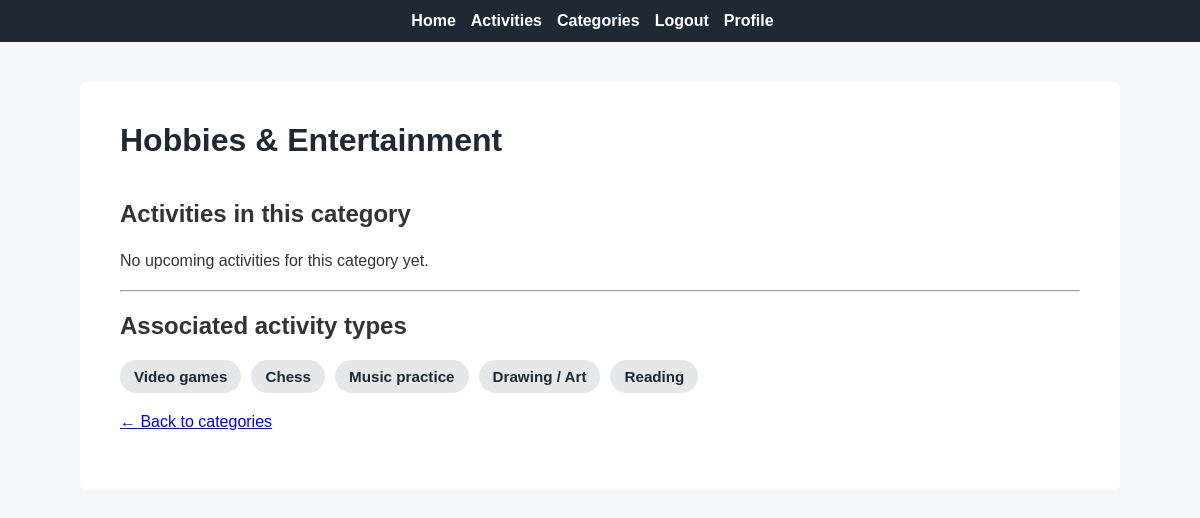
Before: /categories/5 (signed in) with the older database file.
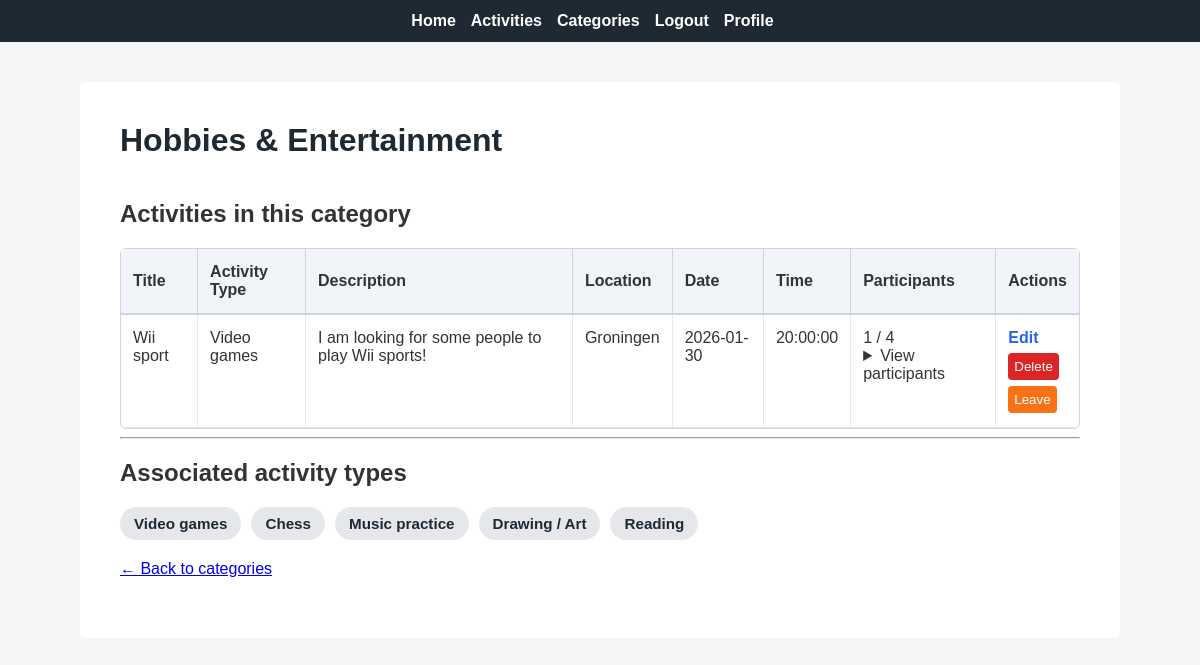
After: the same page with the newer database file.
### app/models.py (models this page shows, shortened)
class ActivityType(db.Model):
    __tablename__ = 'activity_types'
    id = db.Column(db.Integer, primary_key=True)
    name = db.Column(db.String(100), nullable=False)
    category_id = db.Column(db.Integer, db.ForeignKey('categories.id'), nullable=False)
    created_at = db.Column(db.DateTime, default=datetime.now(timezone.utc))
    __table_args__ = (
        db.UniqueConstraint('name', 'category_id', name='unique_type_per_category'),
    )

class PaginatedAPIMixin(object):
    @staticmethod
    def to_collection_dict(query, page, per_page, endpoint, **kwargs):
        resources = db.paginate(query, page=page, per_page=per_page,
                                error_out=False)
        data = {
            'items': [item.to_dict() for item in resources.items],
            '_meta': {
                'page': page,
                'per_page': per_page,
                'total_pages': resources.pages,
                'total_items': resources.total
            },
            '_links': {
                'self': url_for(endpoint, page=page, per_page=per_page,
                                **kwargs),
                'next': url_for(endpoint, page=page + 1, per_page=per_page,
                                **kwargs) if resources.has_next else None,
                'prev': url_for(endpoint, page=page - 1, per_page=per_page,
                                **kwargs) if resources.has_prev else None
            }
        }
        return data

class Activity(PaginatedAPIMixin, db.Model):
    __tablename__ = 'activities'
    id = db.Column(db.Integer, primary_key=True)
    title = db.Column(db.String(200), nullable=False)
    description = db.Column(db.Text)
    location = db.Column(db.String(255), nullable=False)
    activity_date = db.Column(db.Date, nullable=False)
    activity_time = db.Column(db.Time, nullable=False)
    max_participants = db.Column(db.Integer, default=10)
    creator_id = db.Column(db.Integer, db.ForeignKey('users.id'), nullable=False)
    category_id = db.Column(db.Integer, db.ForeignKey('categories.id'), nullable=False)
    activity_type_id = db.Column(db.Integer, db.ForeignKey('activity_types.id'), nullable=False)
    created_at = db.Column(db.DateTime, default=datetime.now(timezone.utc))
    updated_at = db.Column(db.DateTime, default=datetime.now(timezone.utc), onupdate=datetime.now(timezone.utc))
    creator = db.relationship('Users', backref='activities_created')
    category = db.relationship('Category', backref='activities')
    activity_type = db.relationship('ActivityType', backref='activities')
    def get_activity_type(self):
        return ActivityType.query.get(self.activity_type_id)
    def get_participant_count(self):
        return ActivityParticipant.query.filter_by(activity_id=self.id).count()
    def has_user_joined(self, user_id):
        return ActivityParticipant.query.filter_by(
            activity_id=self.id,
            user_id=user_id
        ).first() is not None
    def get_participants(self):
        participants = ActivityParticipant.query.filter_by(activity_id=self.id).all()
        return [participant.get_user() for participant in participants]

### app/routes.py (the view)
@app.route("/categories/<int:id>")
def category_detail(id):
    category = Category.query.get_or_404(id)
    activity_types = ActivityType.query.filter_by(category_id=id).all()
    now = datetime.now()
    current_date = now.date()
    current_time = now.time()
    all_activities = Activity.query.filter_by(category_id=id).all()
    activities = [
        activity for activity in all_activities
        if (activity.activity_date > current_date) or
           (activity.activity_date == current_date and activity.activity_time > current_time)
    ]
    activities.sort(key=lambda x: (x.activity_date, x.activity_time))
    return render_template(
        "category_detail.html",
        category=category,
        activity_types=activity_types,
        activities=activities
    )

### app/models.py (called while the page is built)
@login.user_loader
def load_user(id):
    return db.session.get(Users, int(id))

    def get_user(self):
        return Users.query.get(self.user_id)

### app/routes.py (called while the page is built)
@app.before_request
def before_request():
    if current_user.is_authenticated:
        current_user.last_seen = datetime.now(timezone.utc)
        db.session.commit()

### app/templates/category_detail.html (shortened to what this page needs)
{% extends "base.html" %}
{% block content %}
<div class="activities-page">
    <div class="activities-header">
        <h1>{{ category.name }}</h1>
    </div>
    <h2>Activities in this category</h2>
    {% if activities %}
    <table class="activities-table">
        <thead>
            <tr>
                <th>Title</th>
                <th>Activity Type</th>
                <th>Description</th>
                <th>Location</th>
                <th>Date</th>
                <th>Time</th>
                <th>Participants</th>
                <th>Actions</th>
            </tr>
        </thead>
        <tbody>
            {% for activity in activities %}
            <tr>
                <td>{{ activity.title }}</td>
                <td>{{ activity.get_activity_type().name if activity.get_activity_type() else "-" }}</td>
                <td>{{ activity.description }}</td>
                <td>{{ activity.location }}</td>
                <td>{{ activity.activity_date }}</td>
                <td>{{ activity.activity_time }}</td>
                <td>
                    {{ activity.get_participant_count() }} / {{ activity.max_participants }}
                    {% if activity.has_user_joined(current_user.id) and activity.get_participant_count() > 0 %}
                        <details>
                            <summary>View participants</summary>
                        </details>
                    {% endif %}
                </td>
                <td class="actions">
                    {% if activity.creator_id == current_user.id %}
                        <a href="{{ url_for('edit_activity', id=activity.id) }}" class="btn-edit">Edit</a>
                        <form method="POST" action="{{ url_for('delete_activity', id=activity.id) }}">
                            <button class="btn-delete">Delete</button>
                        </form>
                    {% endif %}
                    {% if activity.has_user_joined(current_user.id) %}
                        <form method="POST" action="{{ url_for('leave_activity', id=activity.id) }}">
                            <button class="btn-leave">Leave</button>
                        </form>
                    {% elif not activity.is_full() %}
                        <form method="POST" action="{{ url_for('join_activity', id=activity.id) }}">
                            <button class="btn-join">Join</button>
                        </form>
                    {% else %}
                        <span class="full-label">Full</span>
                    {% endif %}
                </td>
            </tr>
            {% endfor %}
        </tbody>
    </table>
    {% else %}
        <p>No upcoming activities for this category yet.</p>
    {% endif %}
    <hr>
    <h2>Associated activity types</h2>
    {% if activity_types %}
        <div class="activity-type-tags">
            {% for activity_type in activity_types %}
                <span class="activity-type-tag">
                    {{ activity_type.name }}
                </span>
            {% endfor %}
        </div>
    {% else %}
        <p>No activity types available for this category.</p>
    {% endif %}
    <p>
        <a href="{{ url_for('categories') }}">← Back to categories</a>
    </p>
</div>
{% endblock %}

Changed rows visible on the page:
added Activity: title "Wii sport", get_activity_type "Video games", description "I am looking for some people to play Wii sports!", location "Groningen", activity_date "2026-01-30", activity_time "20:00:00", get_participant_count "1", max_participants "4"
Other visible differences:
text no longer shown: "No upcoming activities for this category yet."
text now shown: "Title Activity Type Description Location Date Time Participants Actions"
